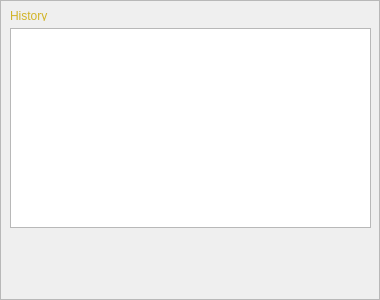
         <widget class="QFrame" name="frame_5">
          <property name="geometry">
           <rect>
            <x>10</x>
            <y>560</y>
            <width>380</width>
            <height>300</height>
           </rect>
          </property>
          <property name="maximumSize">
           <size>
            <width>16777215</width>
            <height>400</height>
           </size>
          </property>
          <property name="frameShape">
           <enum>QFrame::StyledPanel</enum>
          </property>
          <property name="frameShadow">
           <enum>QFrame::Raised</enum>
          </property>
          <widget class="QWidget" name="layoutWidget">
           <property name="geometry">
            <rect>
             <x>10</x>
             <y>10</y>
             <width>361</width>
             <height>221</height>
            </rect>
           </property>
           <layout class="QVBoxLayout" name="verticalLayout_3">
            <item>
             <widget class="QLabel" name="label">
              <property name="maximumSize">
               <size>
                <width>16777215</width>
                <height>10</height>
               </size>
              </property>
              <property name="palette">
               <palette>
                <active>
                 <colorrole role="WindowText">
                  <brush brushstyle="SolidPattern">
                   <color alpha="255">
                    <red>209</red>
                    <green>180</green>
                    <blue>39</blue>
                   </color>
                  </brush>
                 </colorrole>
                </active>
                <inactive>
                 <colorrole role="WindowText">
                  <brush brushstyle="SolidPattern">
                   <color alpha="255">
                    <red>209</red>
                    <green>180</green>
                    <blue>39</blue>
                   </color>
                  </brush>
                 </colorrole>
                </inactive>
                <disabled>
                 <colorrole role="WindowText">
                  <brush brushstyle="SolidPattern">
                   <color alpha="255">
                    <red>98</red>
                    <green>80</green>
                    <blue>0</blue>
                   </color>
                  </brush>
                 </colorrole>
                </disabled>
               </palette>
              </property>
              <property name="text">
               <string>History</string>
              </property>
             </widget>
            </item>
            <item>
             <widget class="QListWidget" name="actionHistoryWidget">
              <property name="maximumSize">
               <size>
                <width>16777215</width>
                <height>200</height>
               </size>
              </property>
             </widget>
            </item>
           </layout>
          </widget>
         </widget>
